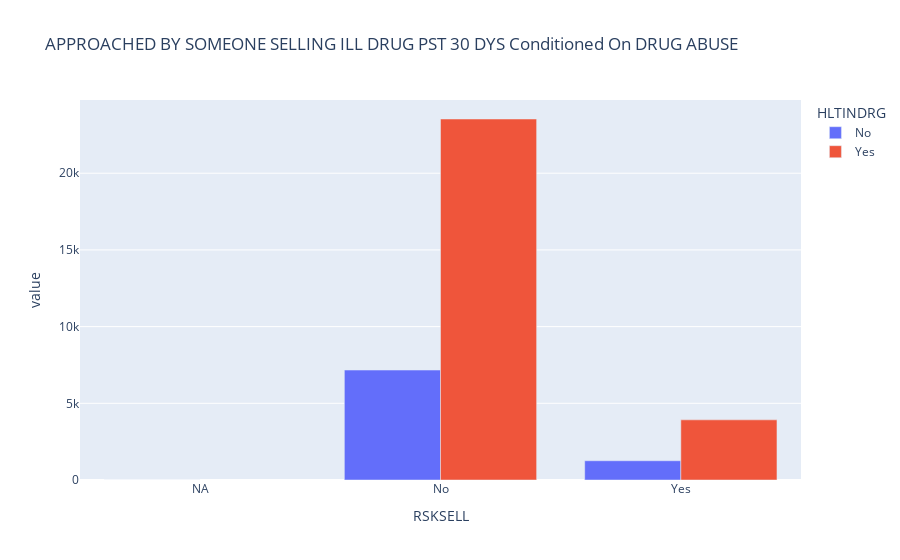

Notebook cell for this chart:
### Code cell
X_probabilistic
X_probabilistic.columns.to_list()

EDA_1_df = X_probabilistic[["RSKSELL","HLTINDRG"]]
EDA_1_df["HLTINDRG"] = EDA_1_df["HLTINDRG"].apply(lambda x: "Yes" if x == 1 else "No" if x== 2 else "NA")

EDA_1_df["RSKSELL"] = EDA_1_df["RSKSELL"].apply(lambda x: "Yes" if x == 1 else "No" if x== 2 else "NA")

EDA_1 = EDA_1_df.groupby("RSKSELL").value_counts()

print(EDA_1.unstack().index)

px.bar(EDA_1.unstack(), title="APPROACHED BY SOMEONE SELLING ILL DRUG PST 30 DYS Conditioned On DRUG ABUSE", barmode = 'group').show()

### Figure 1 — Plotly figure (JSON) as saved in the notebook; plotly's stock layout.template omitted (floating-point values rounded to 4 significant figures)
{"data": [{"alignmentgroup": "True", "hovertemplate": "HLTINDRG=No<br>RSKSELL=%{x}<br>value=%{y}<extra></extra>", "legendgroup": "No", "marker": {"color": "#636efa", "pattern": {"shape": ""}}, "name": "No", "offsetgroup": "No", "orientation": "v", "showlegend": true, "textposition": "auto", "type": "bar", "x": ["NA", "No", "Yes"], "xaxis": "x", "y": [1, 7168, 1254], "yaxis": "y"}, {"alignmentgroup": "True", "hovertemplate": "HLTINDRG=Yes<br>RSKSELL=%{x}<br>value=%{y}<extra></extra>", "legendgroup": "Yes", "marker": {"color": "#EF553B", "pattern": {"shape": ""}}, "name": "Yes", "offsetgroup": "Yes", "orientation": "v", "showlegend": true, "textposition": "auto", "type": "bar", "x": ["NA", "No", "Yes"], "xaxis": "x", "y": [null, 23534, 3921], "yaxis": "y"}], "layout": {"barmode": "group", "legend": {"title": {"text": "HLTINDRG"}, "tracegroupgap": 0}, "title": {"text": "APPROACHED BY SOMEONE SELLING ILL DRUG PST 30 DYS Conditioned On DRUG ABUSE"}, "xaxis": {"anchor": "y", "domain": [0, 1], "title": {"text": "RSKSELL"}}, "yaxis": {"anchor": "x", "domain": [0, 1], "title": {"text": "value"}}}}
